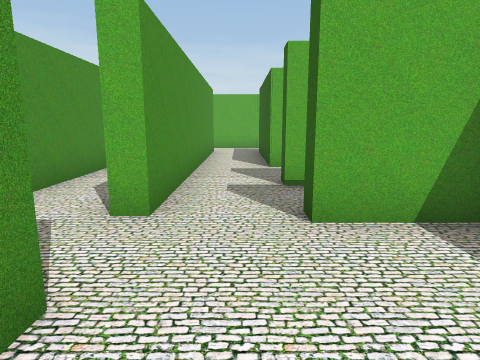
view 1 (above)

24 first-person views from a walk through a Unity game level. The camera is 1.4 m above the floor, tilts 10° down and sees 75° across. The floor is counted in squares, 1.35 m on a side. Each view is taken from the middle of a square. On the plan, view 1 faces up. The plan holds only what a view shows up to about 12 squares ahead; the rest is blank. The place goes on beyond the plan. The player character is not drawn.

view 2
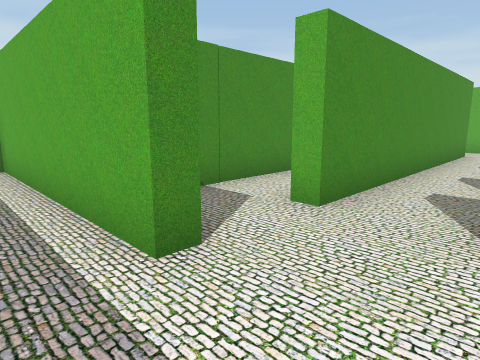

view 3
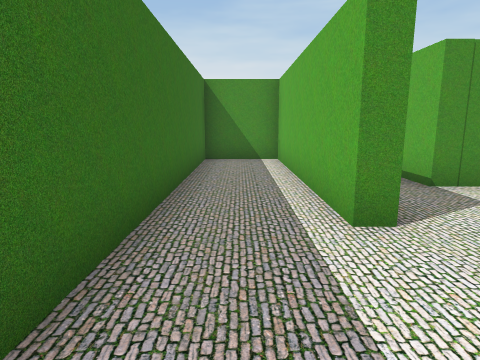

view 4
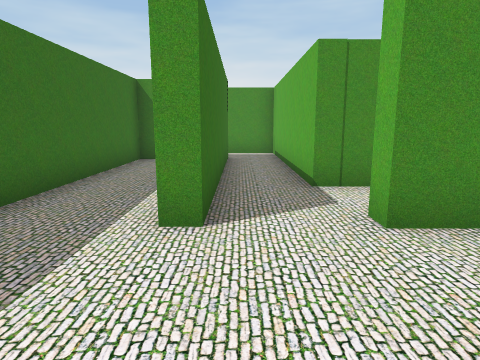

view 5
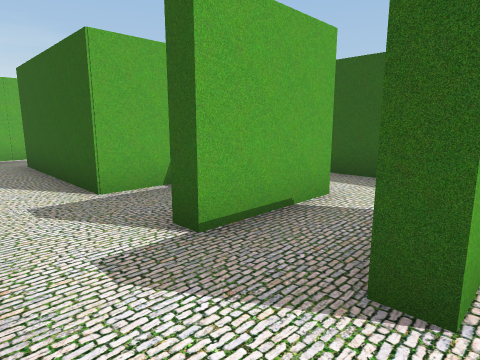

view 6
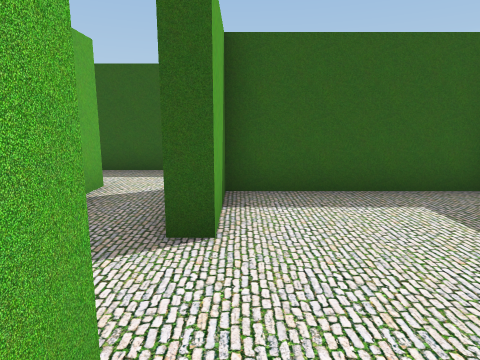

view 7
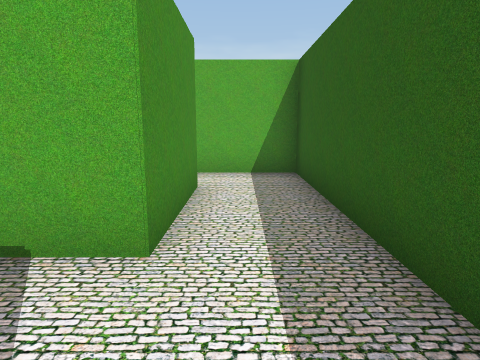

view 8
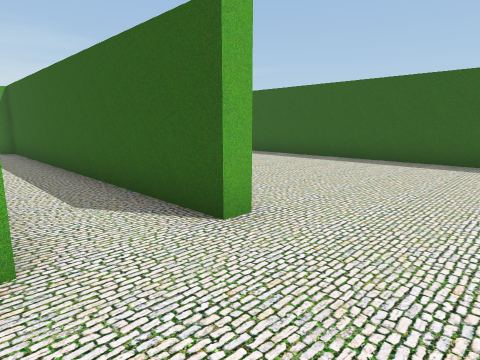

view 9
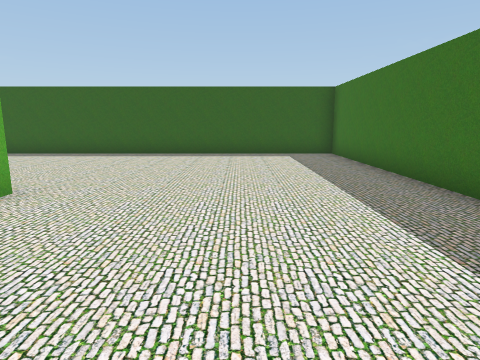

view 10
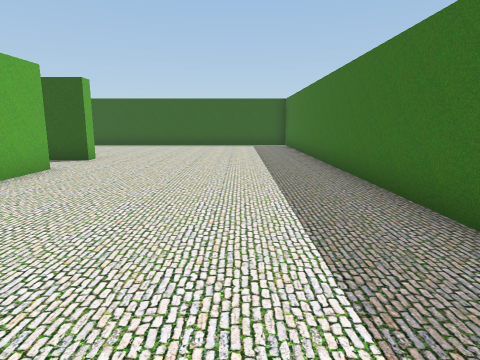

view 11
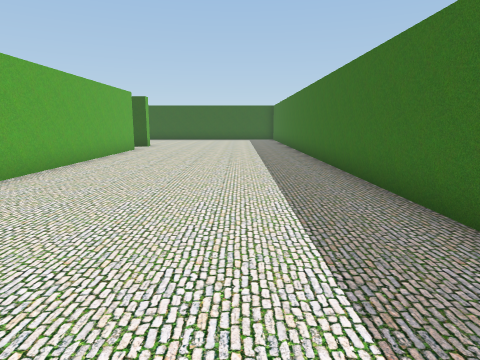

view 12
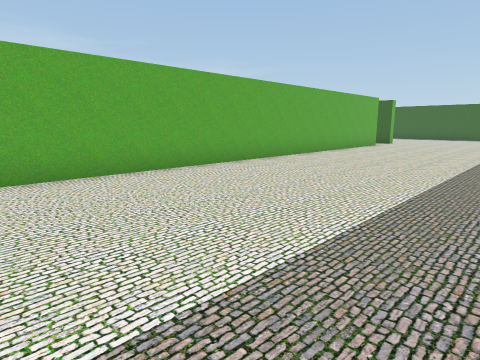

view 13
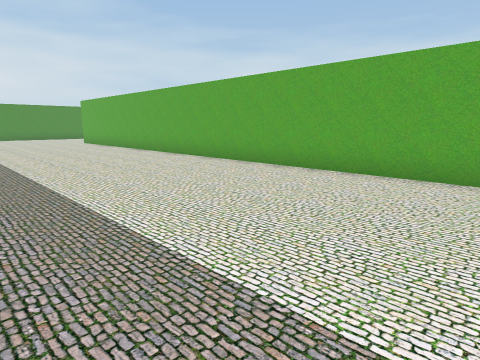

view 14
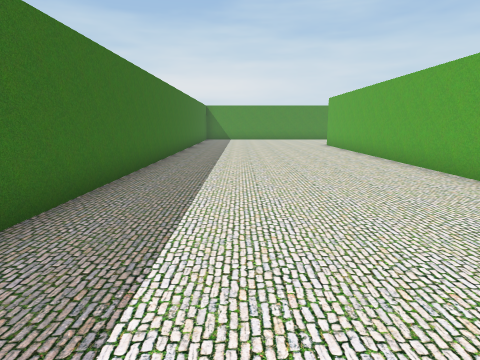

view 15
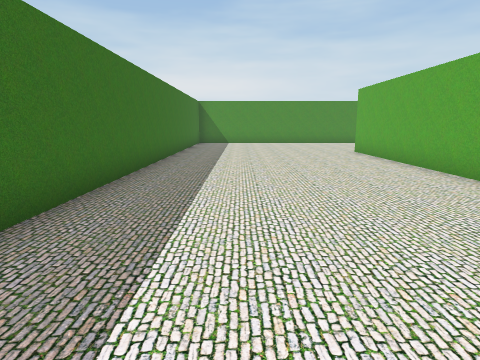

view 16
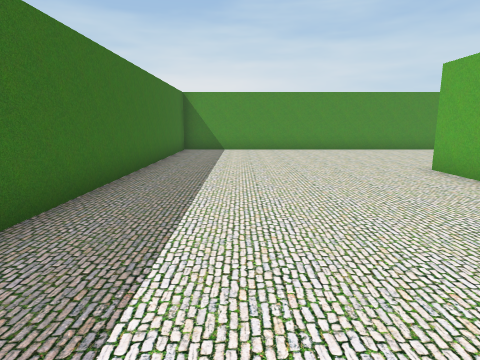

view 17
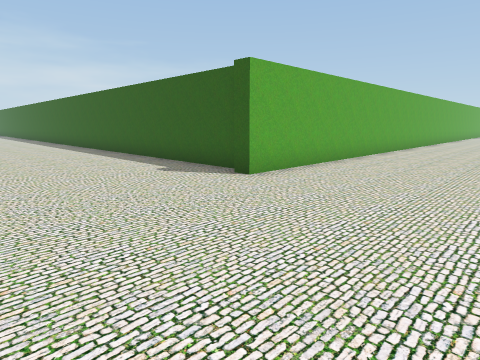

view 18
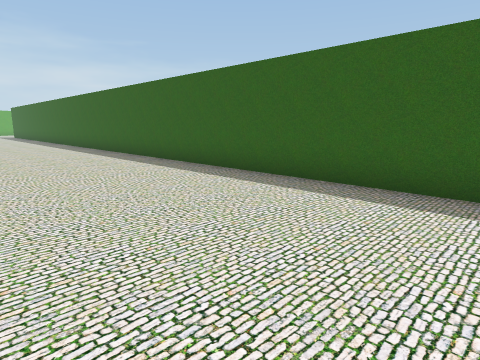

view 19
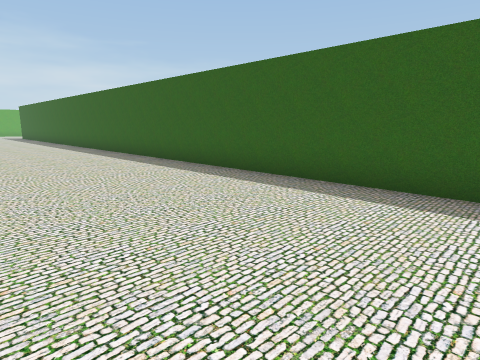

view 20
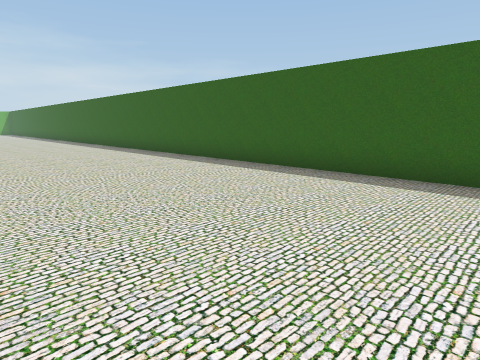

view 21
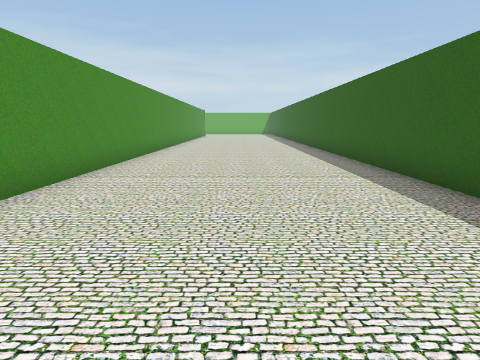

view 22
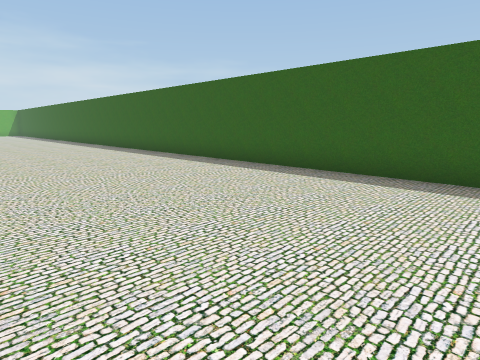

view 23
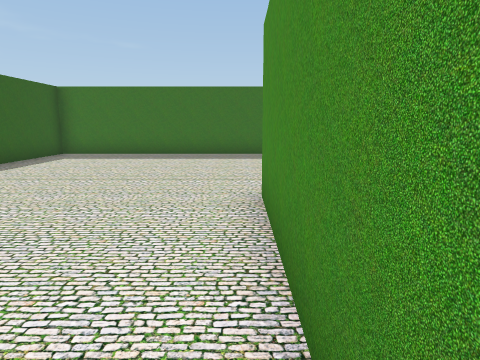

view 24
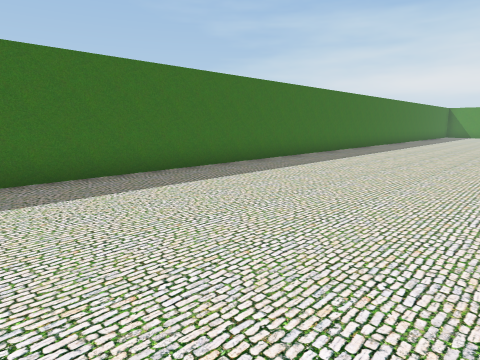

### Floor plan
Points are (right, up) in squares from view 1. A wall is a line through its corners. A room is listed if a view was taken in it or the views show most of it. See-through windows are left out.
Room 1 (views 1, 2, 3, 4, 5, 6)
walls: (-1, 3.5) (-1.5, 3.5); (-3.4, 1.6) (-1, 1.6) (-1, 1.2) (-7.6, 1.2) (-7.6, -1.1) (0.9, -1.1); (2.9, -0.9) (2.9, 3.2) (0.8, 3.2); (-3.2, 7.6) (-3.2, 3.2)
ways out: opening at (0, 4) to room 2; opening at (-3, 2) to room 5
Room 2 (view 7)
walls: (0.8, 3.2) (0.8, 3.7); (3.3, 8.2) (3.3, 5.3) (0.8, 5.3); (-1, 5.5) (-1, 3.5); (5.2, -1.5) (5.2, 9.8) (3, 9.8)
ways out: opening at (0, 4) to room 1; opening at (4, -1) to room 3; opening at (0, 6) to room 4; opening at (3, 9)
Room 3 (views 8, 9, 10, 11, 12, 13, 14, 15, 16, 17, 18, 19, 20, 21, 22, 23, 24)
walls: (3.4, -1.5) (-28.2, -1.5) (-28.2, -1); (5.7, 2.7) (5.7, -1.5) (5.2, -1.5); (-27.8, -0.8) (-27.8, 16.1); (5.7, 15.2) (5.7, 7.2); (-33.2, -8.4) (12.4, -8.4) (12.4, 15.1)
ways out: opening at (4, -1) to room 2
Room 4 (no view inside)
walls: (2.1, 7.7) (0.8, 7.7) (0.8, 12.4); (-1, 12.6) (-1, 5.5); (0.8, 5.3) (0.8, 5.9); (1.1, 14.2) (-0.4, 14.2)
ways out: opening at (0, 6) to room 2; opening at (-1, 13); opening at (1, 13)
Room 5 (no view inside)
walls: (-8.1, 1.6) (-3.4, 1.6); (-3.2, 3.2) (-9.7, 3.2) (-9.7, 1.5)
ways out: opening at (-3, 2) to room 1; opening at (-9, 2)

Positions as (right, up) in squares from view 1, and headings:
1: (0, 0), facing up
2: (1, 0), facing up-left
3: (2, 0), facing left
4: (2, 2), facing left
5: (-1, 3), facing up-right
6: (-2, 3), facing right
7: (4, 3), facing up
8: (3, -4), facing up-right
9: (1, -5), facing right
10: (-4, -6), facing right
11: (-10, -6), facing right
12: (-13, -8), facing up-right
13: (-9, -8), facing up-left
14: (-12, -6), facing left
15: (-16, -6), facing left
16: (-21, -6), facing left
17: (-33, -6), facing up-right
18: (-33, 1), facing up-right
19: (-33, 4), facing up-right
20: (6, -1), facing up-right
21: (9, 3), facing up
22: (6, 3), facing up-right
23: (6, 3), facing down
24: (-4, -2), facing down-left
